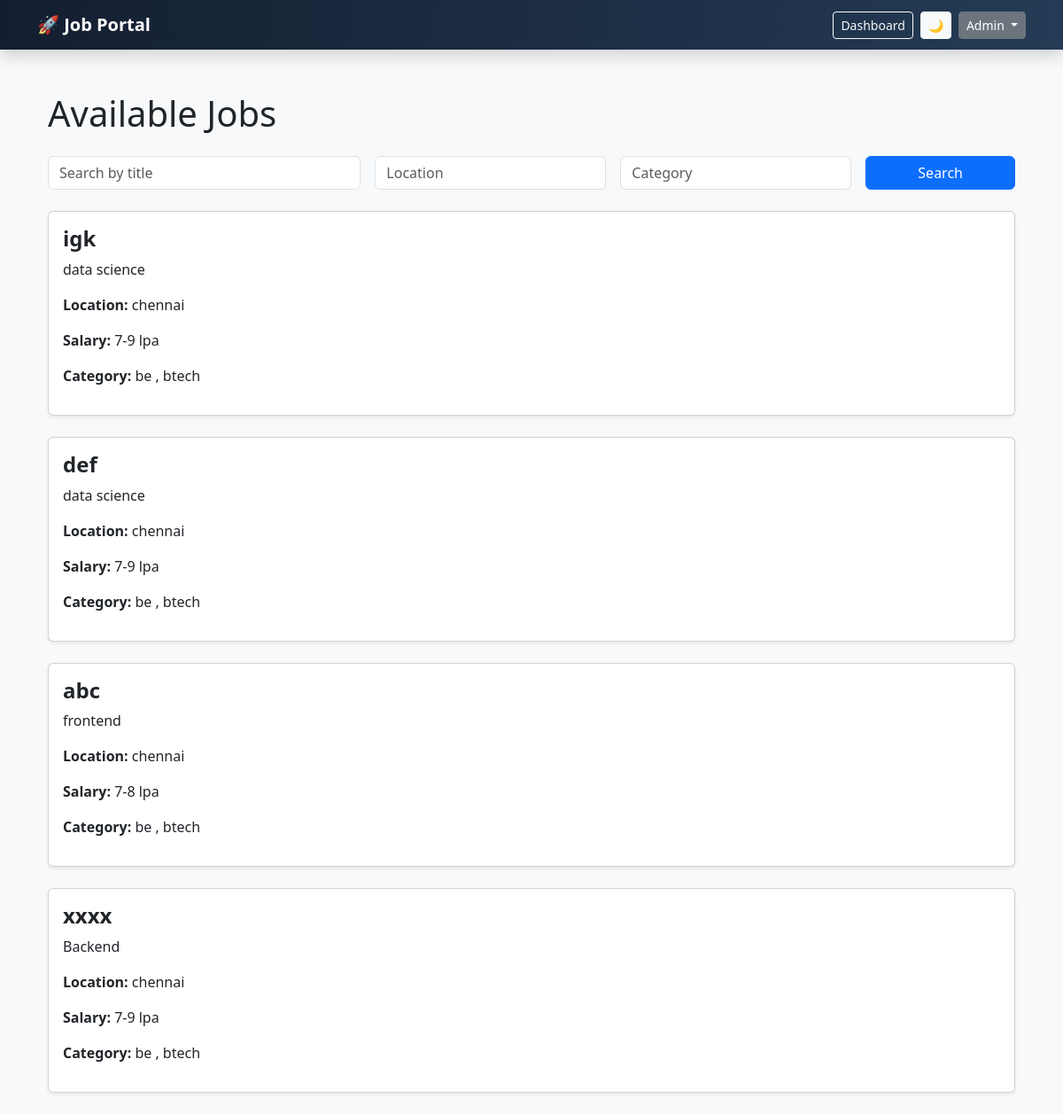
Screenshot of /jobs (signed in) with the database file from the repository.
### models.py (models this page shows)
class User(db.Model, UserMixin):
    id = db.Column(db.Integer, primary_key=True)
    name = db.Column(db.String(100))
    email = db.Column(db.String(100), unique=True)
    password = db.Column(db.String(200))
    role = db.Column(db.String(20))

class Job(db.Model):
    id = db.Column(db.Integer, primary_key=True)
    title = db.Column(db.String(200))
    description = db.Column(db.Text)
    salary = db.Column(db.String(50))
    location = db.Column(db.String(100))
    category = db.Column(db.String(100))
    employer_id = db.Column(db.Integer, db.ForeignKey('user.id'))
    date_posted = db.Column(db.DateTime, default=datetime.utcnow)

### app.py (the view)
@app.route('/jobs')
def jobs():
    search = request.args.get("search")
    location = request.args.get("location")
    category = request.args.get("category")
    query = Job.query
    if search:
        query = query.filter(Job.title.contains(search))
    if location:
        query = query.filter(Job.location.contains(location))
    if category:
        query = query.filter(Job.category.contains(category))
    jobs = query.order_by(Job.date_posted.desc()).all()
    return render_template("jobs.html", jobs=jobs)

### app.py (called while the page is built)
@login_manager.user_loader
def load_user(user_id):
    return User.query.get(int(user_id))

### templates/jobs.html (shortened to what this page needs)
{% extends 'base.html' %}
{% block content %}
<div class="container mt-5">
    <h1 class="mb-4">Available Jobs</h1>
    <form method="GET" action="/jobs" class="row g-3 mb-4">
        <div class="col-md-4">
            <input type="text"
                   name="search"
                   class="form-control"
                   placeholder="Search by title"
                   value="{{ request.args.get('search', '') }}">
        </div>
        <div class="col-md-3">
            <input type="text"
                   name="location"
                   class="form-control"
                   placeholder="Location"
                   value="{{ request.args.get('location', '') }}">
        </div>
        <div class="col-md-3">
            <input type="text"
                   name="category"
                   class="form-control"
                   placeholder="Category"
                   value="{{ request.args.get('category', '') }}">
        </div>
        <div class="col-md-2">
            <button class="btn btn-primary w-100">
                Search
            </button>
        </div>
    </form>
    {% if jobs %}
        {% for job in jobs %}
            <div class="card mb-4 shadow-sm">
                <div class="card-body">
                    <h4 class="fw-bold">{{ job.title }}</h4>
                    <p>{{ job.description }}</p>
                    <p><strong>Location:</strong> {{ job.location }}</p>
                    <p><strong>Salary:</strong> {{ job.salary }}</p>
                    <p><strong>Category:</strong> {{ job.category }}</p>
                </div>
            </div>
        {% endfor %}
    {% else %}
        <div class="alert alert-info">
            No jobs found.
        </div>
    {% endif %}
</div>
{% endblock %}

### templates/base.html (shortened to what this page needs)
<!DOCTYPE html>
<html>
<head>
    <link href="https://cdn.jsdelivr.net/npm/bootstrap@5.3.2/dist/css/bootstrap.min.css" rel="stylesheet">
</head>
<body class="bg-light">
    <nav class="navbar navbar-expand-lg navbar-dark gradient-nav shadow">
        <div class="container">
            <a class="navbar-brand fw-bold" href="/">🚀 Job Portal</a>
            <div class="d-flex align-items-center">
                {% if current_user.is_authenticated %}
                    <a href="/dashboard" class="btn btn-outline-light btn-sm me-2">
                        Dashboard
                    </a>
                    <button class="btn btn-light btn-sm me-2" onclick="toggleMode()">
                        🌙
                    </button>
                    <div class="dropdown">
                        <a class="btn btn-secondary btn-sm dropdown-toggle"
                           href="#"
                           role="button"
                           data-bs-toggle="dropdown">
                            {{ current_user.name }}
                        </a>
                    </div>
                {% else %}
                    <a href="/login" class="btn btn-success btn-sm me-2">Login</a>
                    <a href="/register" class="btn btn-warning btn-sm">Register</a>
                {% endif %}
            </div>
        </div>
    </nav>
    <div class="container mt-4">
        {% block content %}{% endblock %}
    </div>
</body>
</html>

### templates/base.html (style rules this page uses)
body { transition: 0.3s ease; }
.gradient-nav { background: linear-gradient(90deg, #141e30, #243b55); }

### rows the page displays
User: name "Admin"
Job: title "igk", description "data science", location "chennai", salary "7-9 lpa", category "be , btech"
Job: title "def", description "data science", location "chennai", salary "7-9 lpa", category "be , btech"
Job: title "abc", description "frontend", location "chennai", salary "7-8 lpa", category "be , btech"
Job: title "xxxx", description "Backend", location "chennai", salary "7-9 lpa", category "be , btech"
